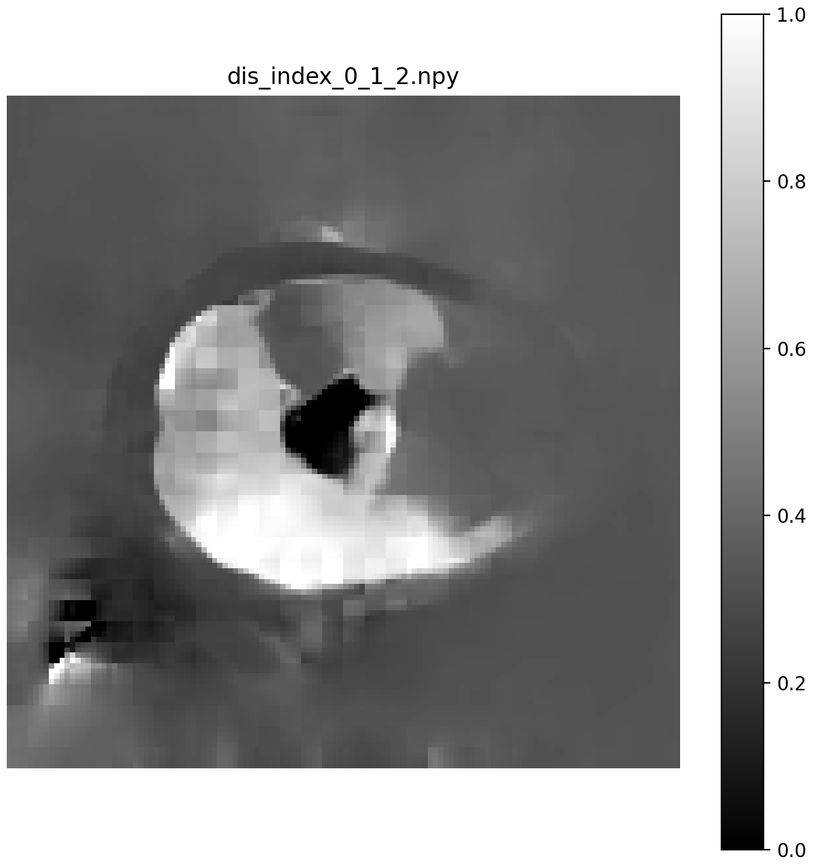
#> input picture 新建文件夹/datasetraw.png, 813 x 868 px, shrunk from 1199 x 1280 before the run
$ python evaluate2d.py --img1 datasetraw.png --img2 zongtu.png
#> lines starting #> are read from the running program, lines starting #| are printed output that depends on the picture
import os
import numpy as np
from skimage.io import imread
from skimage.metrics import peak_signal_noise_ratio as psnr
from skimage.metrics import structural_similarity as ssim
import argparse

def load_image(file_path):
    """以灰度图方式读取，并转为 float32"""
#> called with file_path = 'datasetraw.png'
    img = imread(file_path, as_gray=True)
#> img is the input picture: shape (868, 813) float64; min 0, max 1, mean 0.574
    return img.astype(np.float32)
#> call 2 of load_image, with file_path = 'zongtu.png'
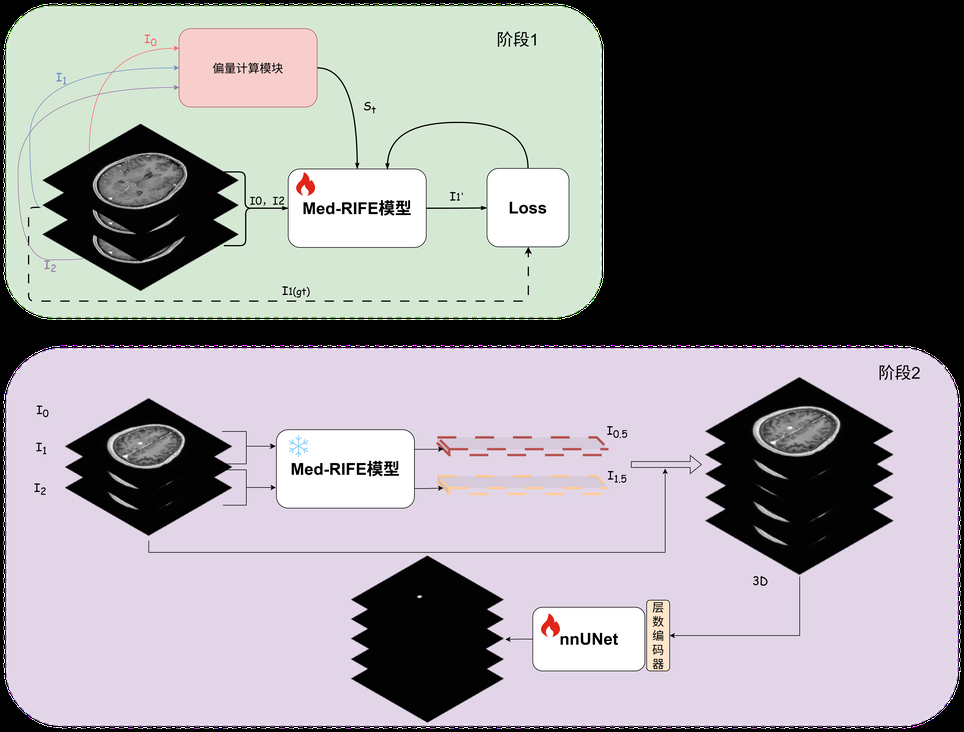
#> input picture 新建文件夹/zongtu.png, 964 x 732 px, shrunk from 6536 x 4964 before the run
#> in load_image (call 2), `img = imread(file_path, as_gray=True)`:
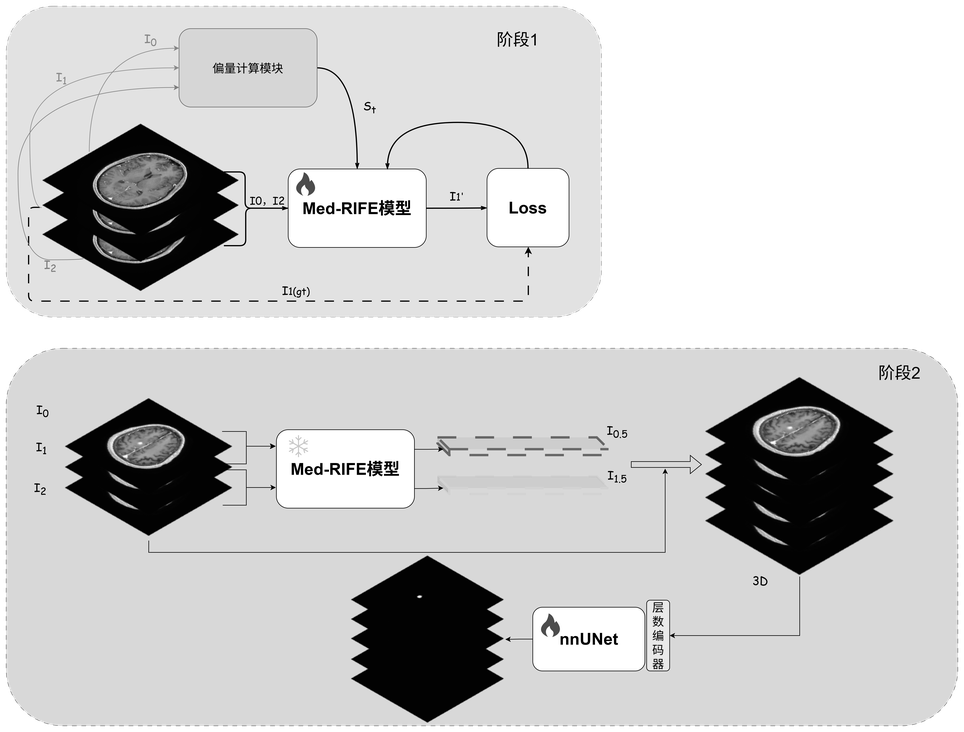
#> img: shape (732, 964) float64; min 0, max 1, mean 0.806

def normalize_image(img):
    return (img - img.min()) / (img.max() - img.min())

def calculate_2d_metrics(gt, pred, verbose=False):
    gt = normalize_image(gt)
    pred = normalize_image(pred)
    if gt.shape != pred.shape:
#> (the run stopped early here; a loop or call above may not have finished)
